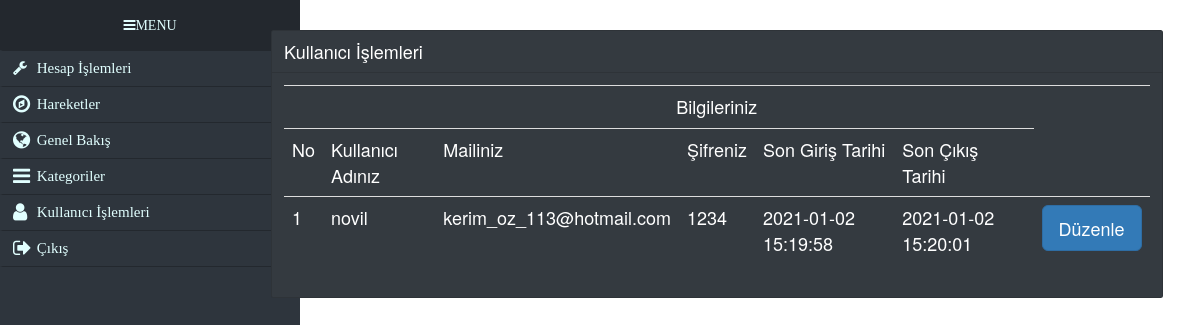
The app's page /kullanici_bilgileri.php (signed in) with its own data.
### tables this page shows
CREATE TABLE `user` (
  `id` int(11) NOT NULL,
  `u_name` varchar(250) NOT NULL,
  `u_mail` varchar(250) NOT NULL,
  `u_pass` varchar(100) NOT NULL,
  `sys_log_time` timestamp NULL DEFAULT NULL,
  `sys_ext_time` timestamp NULL DEFAULT NULL,
  `t_gelir` int(11) DEFAULT 0,
  `t_gider` int(11) DEFAULT 0
);

### kullanici_bilgileri.php (the view, shortened to what this page needs)
<?php
require_once('baglan.php');
?>
<!DOCTYPE html>
<html lang="en">
<head>
    <link href="//netdna.bootstrapcdn.com/bootstrap/3.2.0/css/bootstrap.min.css" rel="stylesheet" id="bootstrap-css">
    <link href="//maxcdn.bootstrapcdn.com/font-awesome/4.2.0/css/font-awesome.min.css" rel="stylesheet">
    <link rel="stylesheet" href="css/bootstrap.min.css">
    <link rel="stylesheet" href="style.css">
    <link rel="stylesheet" href="https://maxcdn.bootstrapcdn.com/bootstrap/3.4.1/css/bootstrap.min.css">
</head>
<body>
<div style="position: absolute;width: 100%;left: 0; font-size: 18px; margin-left:0px; float: left;">
        <div class="row mt-5">
            <?php if(is_null( $_SESSION['user_id']))
            require_once('menu.php');
            ?>
            <div class="col-9  " id="yerles">
                    <div class="card bg-dark ">
                        <div class="card-header bg-dark text-white">
                            Kullanıcı İşlemleri
                        </div>
                        <div class="card-body text-white">
                        <?php
                            $sorgu=$db->prepare("SELECT * FROM user where id=".$_SESSION['user_id']);
                            $sorgu->execute();
                            $row  = $sorgu->fetch(PDO::FETCH_ASSOC);
                            $id =$row['id'];
                        ?>
                            <table  class="table table-dark" align="center">
                            <td colspan="10" align="center">Bilgileriniz</td>
                                <tr>
                                <td>No</td>
                                <td>Kullanıcı Adınız</td>
                                <td>Mailiniz</td>
                                <td>Şifreniz</td>
                                <td>Son Giriş Tarihi</td>
                                <td>Son Çıkış Tarihi</td>
                                </tr>
                                <tr>
                                <tr>
                                <td><?=$row['id'];?></td>
                                <td><?=$row['u_name'];?></td>
                                <td><?=$row['u_mail'];?></td>
                                <td><?=$row['u_pass'];?></td>
                                <td><?=$row['sys_log_time'];?></td>
                                <td><?=$row['sys_ext_time'];?></td>
                                <td><a href="kisi_duzenle.php?id=<?php echo $id;?>" class="btn btn-primary btn-lg">Düzenle</a></td>
                            </tr>
                    </table>
                        </div>
                    </div>
            </div>
        </div>
    </div>
</body>
</html>

### style.css (style rules this page uses)
#yerles { float: left; margin-left: 22%; }
body { margin: 0px; padding: 0px; }

### records on screen
user: id "1", u_name "novil", u_mail "kerim_oz_113@hotmail.com", u_pass "1234", sys_log_time "2021-01-02 15:19:58", sys_ext_time "2021-01-02 15:20:01"
